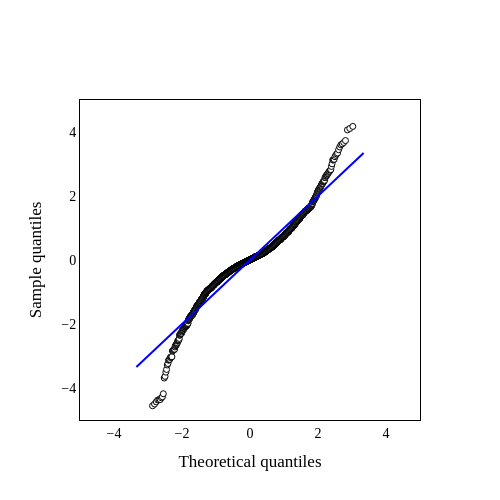

This figure's notebook cell:
### Code cell
"""
QQ PLOT ANALYSIS - Continuation of ETH_abnormal_returns_market_model.ipynb
================================================================================
This file generates a QQ plot to test normality of abnormal returns
from the market model already computed in the previous notebook.

Dependencies:
  - market_model_results (from previous cell)
  - plotly, statsmodels, scipy

Usage:
  - Copy this code into a new cell in your notebook after running the market model
  - All functions are self-contained
  - Output: Interactive Plotly QQ plot + normality test statistics
"""

import numpy as np
import pandas as pd
import scipy.stats as stats
from scipy.stats import wilcoxon
import matplotlib.pyplot as plt
import plotly.graph_objects as go
from plotly.subplots import make_subplots
from statsmodels.graphics.gofplots import qqplot
from pathlib import Path
import pandas as pd

# Load the market model results from CSV
DATA_DIR = Path("../Data")
market_model_results = pd.read_csv(
    DATA_DIR / "market_model_results.csv",
    index_col="Date",
    parse_dates=["Date"]
)

# ============================================================================
# CELL 1: STANDARDIZATION FUNCTION
# ============================================================================

def standardize(series):
    """
    Z-score standardization of a series.
    
    Formula: z = (x - mean) / std
    
    Args:
        series: pd.Series or array-like
        
    Returns:
        pd.Series: Standardized values (mean=0, std=1)
    """
    series = pd.Series(series).dropna()
    
    if series.std() == 0:
        raise ValueError("Cannot standardize a constant series.")
    
    return (series - series.mean()) / series.std()


# ============================================================================
# CELL 2: QQ PLOT FUNCTION (PLOTLY)
# ============================================================================

def qqploting(resid, axis_range=[-5, 5]):
    """
    Create an interactive QQ plot using Plotly.
    
    The QQ plot compares:
      - X-axis: Theoretical quantiles from standard normal distribution
      - Y-axis: Sample quantiles from residuals
    
    If residuals are normally distributed, points should fall on the diagonal line.
    
    Args:
        resid: array-like, standardized residuals
        axis_range: list [min, max] for both axes (default: [-5, 5])
        
    Returns:
        plotly.graph_objects.Figure: Interactive QQ plot
    """
    # Step 1: Generate QQ plot data using statsmodels
    qqplot_data = qqplot(resid, line='s').gca().lines
    plt.close()  # Close matplotlib figure to avoid interference
    
    # Step 2: Extract coordinates from matplotlib lines
    theoretical = qqplot_data[0].get_xdata()  # Theoretical quantiles (x-axis)
    sample = qqplot_data[0].get_ydata()       # Sample quantiles (y-axis)
    
    # Step 3: Get reference line endpoints
    ref_x = qqplot_data[1].get_xdata()
    ref_y = qqplot_data[1].get_ydata()
    
    # Step 4: Create Plotly figure
    fig = make_subplots(specs=[[{"secondary_y": False}]])
    
    # Step 5: Add scatter plot (sample points - white with black border)
    fig.add_trace(go.Scatter(
        x=theoretical,
        y=sample,
        mode='markers',
        marker=dict(
            color='white',
            line=dict(color='black', width=1),
            size=6
        ),
        showlegend=False
    ), secondary_y=False)
    
    # Step 6: Add reference line (blue diagonal - y = x)
    fig.add_trace(go.Scatter(
        x=ref_x,
        y=ref_y,
        mode='lines',
        line=dict(color='blue', width=2),
        showlegend=False
    ), secondary_y=False)
    
    # Step 7: Format layout
    fig.update_layout(
        height=500,
        width=500,
        title='',
        showlegend=False,
        font=dict(family='Times New Roman', size=14),
        plot_bgcolor='rgba(0,0,0,0)',
        paper_bgcolor='rgba(0,0,0,0)',
    )
    
    # Step 8: Format axes
    fig.update_xaxes(
        title_text='Theoretical quantiles',
        showline=True,
        linewidth=1,
        linecolor='black',
        mirror=True,
        showgrid=False,
        range=axis_range,
    )
    
    fig.update_yaxes(
        title_text='Sample quantiles',
        showline=True,
        linewidth=1,
        linecolor='black',
        mirror=True,
        showgrid=False,
        range=axis_range,
    )
    
    fig.update_layout({'plot_bgcolor': 'rgba(0,0,0,0)',
                       'paper_bgcolor': 'rgba(0,0,0,0)'},
                      font_color='black')
    
    return fig


# ============================================================================
# CELL 3: NORMALITY TESTS FUNCTION
# ============================================================================

def perform_normality_tests(residuals):
    """
    Perform multiple normality tests on residuals.
    
    Tests included:
      - Shapiro-Wilk test
      - Kolmogorov-Smirnov test
      - Jarque-Bera test
      - Skewness and Kurtosis
    
    Args:
        residuals: array-like, residuals to test
        
    Returns:
        pd.DataFrame: Summary of test results
    """
    residuals = pd.Series(residuals).dropna()
    
    results = []
    
    # Test 1: Shapiro-Wilk (best for n < 5000)
    if len(residuals) <= 5000:
        shapiro_stat, shapiro_p = stats.shapiro(residuals)
        results.append({
            'Test': 'Shapiro-Wilk',
            'Statistic': shapiro_stat,
            'P-value': shapiro_p,
            'Result': 'Normal' if shapiro_p > 0.05 else 'Not Normal'
        })
    
    # Test 2: Kolmogorov-Smirnov
    ks_stat, ks_p = stats.kstest(residuals, 'norm', 
                                  args=(residuals.mean(), residuals.std()))
    results.append({
        'Test': 'Kolmogorov-Smirnov',
        'Statistic': ks_stat,
        'P-value': ks_p,
        'Result': 'Normal' if ks_p > 0.05 else 'Not Normal'
    })
    
    # Test 3: Jarque-Bera
    jb_stat, jb_p = stats.jarque_bera(residuals)
    results.append({
        'Test': 'Jarque-Bera',
        'Statistic': jb_stat,
        'P-value': jb_p,
        'Result': 'Normal' if jb_p > 0.05 else 'Not Normal'
    })
    
    # Test 4: Skewness and Kurtosis
    skewness = stats.skew(residuals)
    kurtosis_val = stats.kurtosis(residuals)
    results.append({
        'Test': 'Skewness',
        'Statistic': skewness,
        'P-value': np.nan,
        'Result': f'≈ 0 = {skewness:.4f}'
    })
    results.append({
        'Test': 'Excess Kurtosis',
        'Statistic': kurtosis_val,
        'P-value': np.nan,
        'Result': f'≈ 0 = {kurtosis_val:.4f}'
    })
    
    return pd.DataFrame(results)


# ============================================================================
# CELL 4: EXTRACT AND STANDARDIZE ABNORMAL RETURNS
# ============================================================================

print("="*80)
print("STEP 1: Extract Abnormal Returns from Market Model")
print("="*80)

# Extract abnormal returns from the market model results
abnormal_returns = market_model_results['abnormal_return'].copy()

print(f"\nAbnormal Returns Summary:")
print(f"  Count: {len(abnormal_returns)}")
print(f"  Mean: {abnormal_returns.mean():.6f}")
print(f"  Std: {abnormal_returns.std():.6f}")
print(f"  Min: {abnormal_returns.min():.6f}")
print(f"  Max: {abnormal_returns.max():.6f}")
print(f"  Skewness: {stats.skew(abnormal_returns):.6f}")
print(f"  Kurtosis: {stats.kurtosis(abnormal_returns):.6f}")

# Standardize abnormal returns
print("\n" + "="*80)
print("STEP 2: Standardize Abnormal Returns (Z-score)")
print("="*80)

ar_standardized = standardize(abnormal_returns)

print(f"\nStandardized Abnormal Returns Summary:")
print(f"  Count: {len(ar_standardized)}")
print(f"  Mean: {ar_standardized.mean():.6f} (should be ≈ 0)")
print(f"  Std: {ar_standardized.std():.6f} (should be ≈ 1)")
print(f"  Min: {ar_standardized.min():.6f}")
print(f"  Max: {ar_standardized.max():.6f}")


# ============================================================================
# CELL 5: CREATE QQ PLOT
# ============================================================================

print("\n" + "="*80)
print("STEP 3: Generate QQ Plot")
print("="*80)

# Create QQ plot
fig = qqploting(ar_standardized, axis_range=[-5, 5])

# Display the plot
fig.show()

# Optionally save the plot
fig.write_image("qq_plot.png", width=800, height=800, scale=2)
print("\n✓ QQ plot saved as 'qq_plot.png'")


# ============================================================================
# CELL 6: PERFORM NORMALITY TESTS
# ============================================================================

print("\n" + "="*80)
print("STEP 4: Normality Tests on Abnormal Returns")
print("="*80)

normality_results = perform_normality_tests(ar_standardized)
print("\n" + normality_results.to_string(index=False))


# ============================================================================
# CELL 7: INTERPRETATION GUIDE
# ============================================================================

print("\n" + "="*80)
print("QQ PLOT INTERPRETATION GUIDE")
print("="*80)

print("""
The QQ plot compares sample quantiles (y-axis) from abnormal returns
with theoretical quantiles (x-axis) from a standard normal distribution.

INTERPRETATION:

1. POINTS ON DIAGONAL (y = x line)
   ✓ Abnormal returns are normally distributed
   ✓ Market model assumptions satisfied
   ✓ Statistical tests (t-tests) are valid

2. S-SHAPED CURVE (concave then convex)
   ✗ Fat tails - excess kurtosis
   ✗ More extreme values than expected
   ✗ Market crashes/booms not fully captured by model

3. SYSTEMATIC CURVATURE
   ✗ Skewness present
   ✗ Distribution is asymmetric
   ✗ More extreme movements in one direction

4. DEVIATIONS AT TAILS ONLY
   ✗ Non-normality mainly in extreme events
   ✗ May need robust estimation methods
   ✗ Tail risk underestimated by normal distribution

NORMALITY TESTS INTERPRETATION (α = 0.05):

• P-value > 0.05 → Cannot reject normality (distribution is normal)
• P-value < 0.05 → Reject normality (distribution is NOT normal)

• Skewness ≈ 0 → Distribution is symmetric
• Excess Kurtosis ≈ 0 → Normal-like tails
""")


# ============================================================================
# CELL 8: SUMMARY STATISTICS
# ============================================================================

print("\n" + "="*80)
print("SUMMARY STATISTICS")
print("="*80)

summary_df = pd.DataFrame({
    'Metric': [
        'Sample Size',
        'Mean (AR)',
        'Std (AR)',
        'Mean (Standardized)',
        'Std (Standardized)',
        'Skewness',
        'Kurtosis',
        'Min Value',
        'Max Value'
    ],
    'Value': [
        len(abnormal_returns),
        f"{abnormal_returns.mean():.6f}",
        f"{abnormal_returns.std():.6f}",
        f"{ar_standardized.mean():.6f}",
        f"{ar_standardized.std():.6f}",
        f"{stats.skew(abnormal_returns):.6f}",
        f"{stats.kurtosis(abnormal_returns):.6f}",
        f"{ar_standardized.min():.6f}",
        f"{ar_standardized.max():.6f}"
    ]
})

print("\n" + summary_df.to_string(index=False))

print("\n" + "="*80)
print("✓ QQ Plot Analysis Complete!")
print("="*80)

### Figure 1 — Plotly figure (JSON) as saved in the notebook; plotly's stock layout.template omitted (floating-point values rounded to 4 significant figures; data arrays with more than 128 entries replaced by an {"elided": "..."} marker saying what was removed)
{"data": [{"marker": {"color": "white", "line": {"color": "black", "width": 1}, "size": 6}, "mode": "markers", "showlegend": false, "type": "scatter", "x": {"elided": "2404 float values"}, "xaxis": "x", "y": {"elided": "2404 float values"}, "yaxis": "y"}, {"line": {"color": "blue", "width": 2}, "mode": "lines", "showlegend": false, "type": "scatter", "x": {"elided": "2404 float values"}, "xaxis": "x", "y": {"elided": "2404 float values"}, "yaxis": "y"}], "layout": {"font": {"color": "black", "family": "Times New Roman", "size": 14}, "height": 500, "paper_bgcolor": "rgba(0,0,0,0)", "plot_bgcolor": "rgba(0,0,0,0)", "showlegend": false, "title": {"text": ""}, "width": 500, "xaxis": {"anchor": "y", "domain": [0, 1], "linecolor": "black", "linewidth": 1, "mirror": true, "range": [-5, 5], "showgrid": false, "showline": true, "title": {"text": "Theoretical quantiles"}}, "yaxis": {"anchor": "x", "domain": [0, 1], "linecolor": "black", "linewidth": 1, "mirror": true, "range": [-5, 5], "showgrid": false, "showline": true, "title": {"text": "Sample quantiles"}}}}
